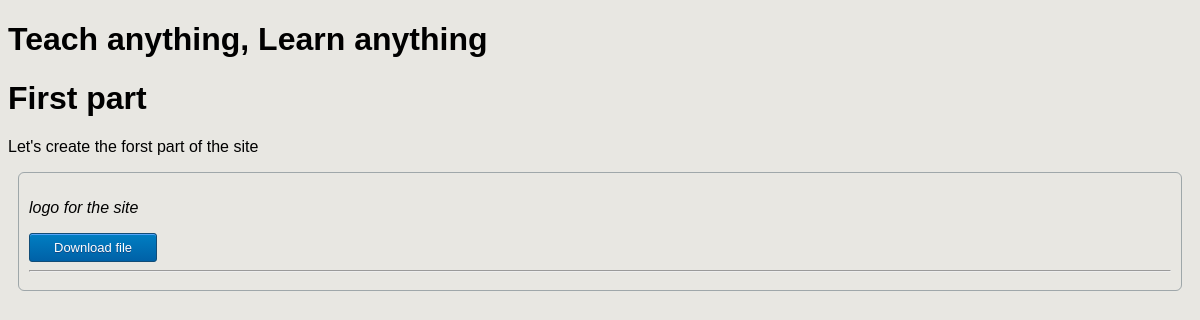
/lesson/1, run on the app's committed database.
### sensei/models.py (models this page shows)
class Lesson(models.Model):
	lesson_name = models.CharField(max_length=255)
	content = models.TextField(blank=True)
	course = models.ForeignKey('Course', on_delete=models.CASCADE)

class LessonFile(models.Model):
	lesson = models.ForeignKey('Lesson', on_delete=models.CASCADE)
	file = models.FileField(upload_to="files/%Y/%m/%d")
	comment = models.TextField(blank=True)

### sensei/views.py (the view)
# urls.py: path('lesson/<int:lessonId>', view_lesson, name='lesson'),
def view_lesson(request, lessonId):
	lesson = Lesson.objects.get(pk = lessonId)
	comments = Comment.objects.filter(lesson_id = lessonId)
	attachments = LessonFile.objects.filter(lesson_id = lessonId)
	context = {
		'lesson': lesson,
		'comments': comments,
		'attachments': attachments,
		'lessonId': lessonId,
	}
	return render(request, 'sensei/lesson.html', context)

### sensei/templates/sensei/lesson.html (shortened to what this page needs)
{% extends 'sensei/base.html' %}
{% block content %}
	<div>
		<h1>{{lesson.lesson_name}}</h1>
		<p>{{lesson.content}}</p>
		{% for a in attachments %}
			<div class="element">
				<p><i>{{a.comment}}</i></p>
				<a href="{{MEDIA_URL}}{{a.file.url}}" download class="openButton">Download file</a>
				<hr>
			</div>
		{% endfor %}
	</div>
{% endblock %}

### sensei/static/sensei/css/styles.css (style rules this page uses)
body { background-color:#e8e7e2; font-family:Arial; }
.element { margin: 10px; padding: 10px; border: 1px solid rgba(10,38,56,0.33); border-radius: 6px; }
.openButton { box-shadow:inset 0px 1px 0px 0px #54a3f7; background:linear-gradient(to bottom, #007dc1 5%, #0061a7 100%); background-color:#007dc1; border-radius:3px; border:1px solid #124d77; display:inline-block; cursor:pointer; color:#ffffff; font-family:Arial; font-size:13px; padding:6px 24px; text-decoration:none; text-shadow:0px 1px 0px #154682; }

### data on the page
Lesson: lesson_name "First part", content "Let's create the forst part of the site"
LessonFile: comment "logo for the site"
